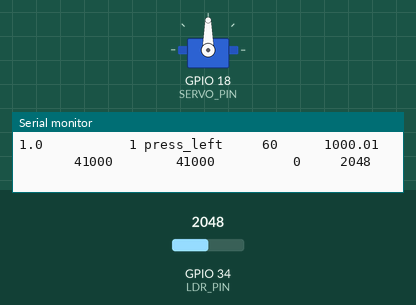
A sketch run on a simulated ESP32. On the bench: servo, the last lines printed to the serial monitor. The test bench sets the inputs (shaded band); at power-on: GPIO 34 (LDR_PIN) = 2048.

Above: at 3.2 s.
3.3 s: GPIO 34 (LDR_PIN) set to 1028
At 5.23 s:
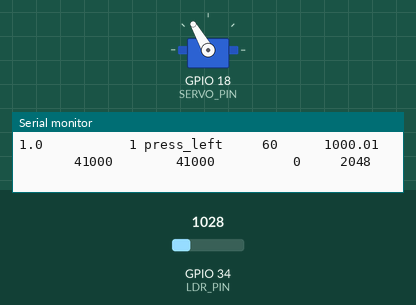
7.8 s: GPIO 34 (LDR_PIN) set to 930
At 9.23 s:
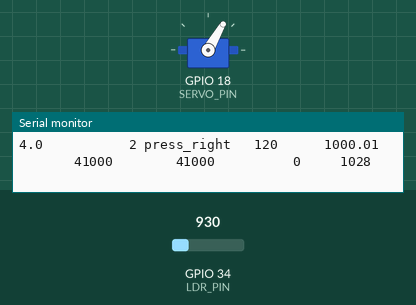
Timing chart, 0 to 20.9 s (numbered marks = the images above; inputs shaded):
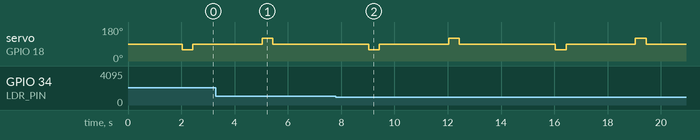

Measured:
- the behaviour switches between 1000 and 999 on GPIO 34 (LDR_PIN) (found by bisection; images 1 and 2)

The sketch:

servo_ldr_measurement_test.ino
```cpp
#include <Arduino.h>
#include <ESP32Servo.h>

const int SERVO_PIN = 18;
const int LDR_PIN = 34;

const int REST_ANGLE = 90;
const int PRESS_LEFT = 60;
const int PRESS_RIGHT = 120;

const unsigned long TEST_DURATION_MS = 10UL * 60UL * 1000UL;

Servo servo;

int trial = 0;
unsigned long test_start_ms = 0;

void printTableHeader() {
  Serial.println();

  Serial.printf(
    "%-9s %5s %-11s %5s %12s %12s %12s %10s %8s\n",
    "elapsed", "trial", "action", "angle", "duration_ms",
    "heap_before", "heap_after", "heap_diff", "ldr_raw"
  );

  Serial.printf(
    "%-9s %5s %-11s %5s %12s %12s %12s %10s %8s\n",
    "-------", "-----", "------", "-----", "-----------",
    "-----------", "----------", "---------", "-------"
  );
}

void pressServo(int targetAngle, const char* label) {
  trial++;

  unsigned long start_us = micros();
  uint32_t heap_before = ESP.getFreeHeap();

  servo.write(targetAngle);
  delay(400);

  servo.write(REST_ANGLE);
  delay(600);

  unsigned long end_us = micros();
  uint32_t heap_after = ESP.getFreeHeap();

  int ldr_raw = analogRead(LDR_PIN);

  unsigned long elapsed_ms = millis() - test_start_ms;
  float elapsed_s = elapsed_ms / 1000.0;
  float duration_ms = (end_us - start_us) / 1000.0;
  int heap_diff = (int)heap_after - (int)heap_before;

  Serial.printf(
    "%-9.1f %5d %-11s %5d %12.2f %12u %12u %10d %8d\n",
    elapsed_s,
    trial,
    label,
    targetAngle,
    duration_ms,
    heap_before,
    heap_after,
    heap_diff,
    ldr_raw
  );
}

void setup() {
  Serial.begin(115200);
  delay(1000);

  Serial.println("Servo + LDR Measurement Test Start");
  Serial.println("MG90S servo pin: GPIO18");
  Serial.println("LDR analog input: GPIO34");
  Serial.println("LDR VCC: ESP32 3.3V");
  Serial.println("Common GND: external 5V GND, ESP32 GND, servo GND, LDR GND");
  Serial.println("Lower LDR raw value = brighter");
  Serial.println("Higher LDR raw value = darker");
  Serial.println("Test duration: 10 minutes");

  servo.setPeriodHertz(50);
  servo.attach(SERVO_PIN, 500, 2400);

  servo.write(REST_ANGLE);
  delay(1000);

  test_start_ms = millis();

  Serial.print("Initial free heap: ");
  Serial.println(ESP.getFreeHeap());

  printTableHeader();
}

void loop() {
  unsigned long elapsed_ms = millis() - test_start_ms;

  if (elapsed_ms >= TEST_DURATION_MS) {
    servo.write(REST_ANGLE);

    Serial.println();
    Serial.println("Test finished: 10 minutes elapsed");
    Serial.print("Total trials: ");
    Serial.println(trial);
    Serial.print("Final free heap: ");
    Serial.println(ESP.getFreeHeap());

    while (true) {
      delay(1000);
    }
  }

  pressServo(PRESS_LEFT, "press_left");
  delay(2000);

  pressServo(PRESS_RIGHT, "press_right");
  delay(3000);
}
```
